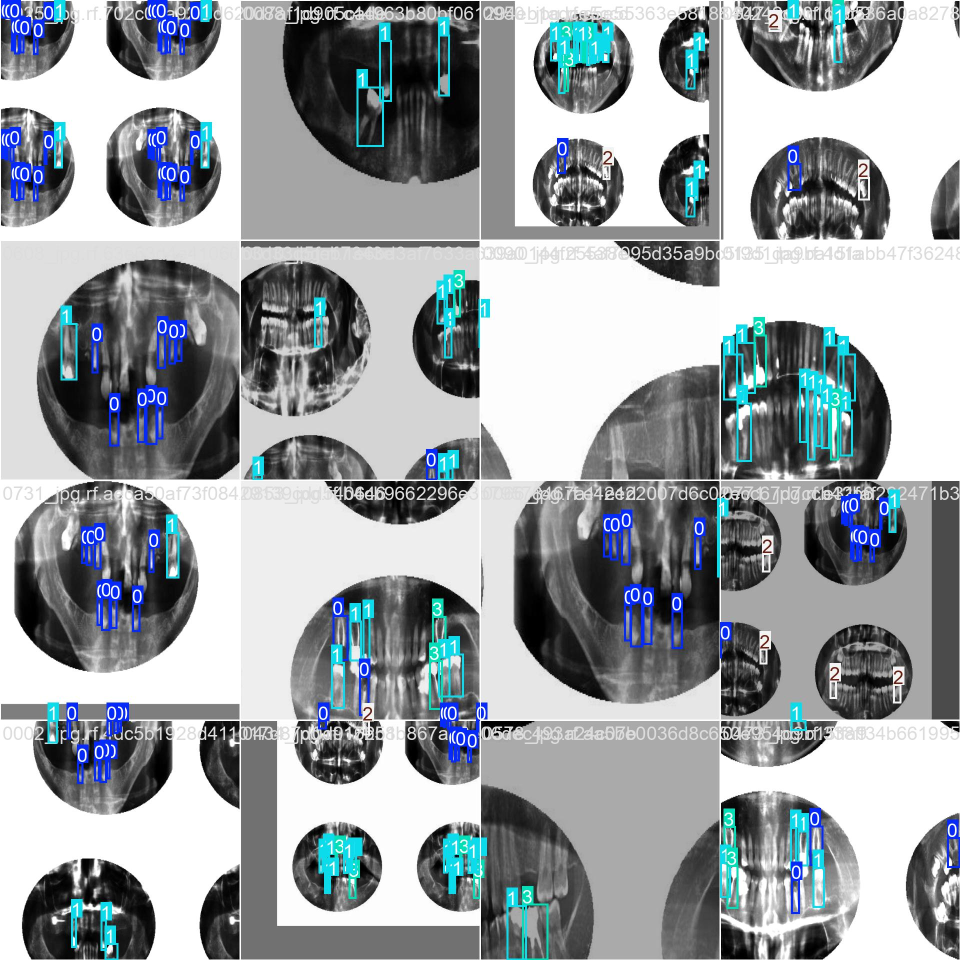
#> input picture runs/detect/dental_wisdom_detection/train_batch0.jpg, 1920 x 1920 px (shown at 1/2 size)
$ python -i image_utils.py   (imports and definitions only)
#> lines starting #> are read from the running program, lines starting #| are printed output that depends on the picture
"""
Image processing utilities for dental X-ray analysis
"""
from PIL import Image, ImageDraw, ImageFont
from typing import Dict, List
import numpy as np

# Try to import OpenCV for CLAHE enhancement
try:
    import cv2
    OPENCV_AVAILABLE = True
except ImportError:
    OPENCV_AVAILABLE = False
    print("⚠️ OpenCV not available. CLAHE enhancement will be disabled.")


# [180 lines left out: functions draw_bounding_boxes, resize_image_for_chat, not called in this run]


def apply_clahe(image: Image.Image, clip_limit: float = 3.0, tile_grid_size: tuple = (8, 8)) -> Image.Image:
    """
    Apply CLAHE (Contrast Limited Adaptive Histogram Equalization) to enhance medical X-ray images.

    CLAHE is particularly effective for revealing subtle details in dental X-rays that might be
    missed by the naked eye, such as:
    - Hidden impacted wisdom teeth
    - Small cavities
    - Early-stage bone loss
    - Root canal issues

    Args:
        image: PIL Image to enhance
        clip_limit: Contrast limiting threshold (default: 3.0)
                   Higher values = more contrast (range: 1.0-5.0 recommended)
        tile_grid_size: Size of grid for local histogram equalization (default: (8, 8))
                       Smaller = more local adaptation, larger = smoother

    Returns:
        Enhanced PIL Image with CLAHE applied

    Note:
        If OpenCV is not available, returns the original image unchanged.
    """
#> called with clip_limit = 3, tile_grid_size = (8, 8)
    if not OPENCV_AVAILABLE:
        print("⚠️ CLAHE enhancement skipped: OpenCV not installed")
        print("   Install with: pip install opencv-python-headless")
        return image

    try:
        # Convert PIL Image to numpy array
        img_array = np.array(image)

        # Check if image is grayscale or RGB
        if len(img_array.shape) == 2:
            # Grayscale image - apply CLAHE directly
            clahe = cv2.createCLAHE(clipLimit=clip_limit, tileGridSize=tile_grid_size)
            enhanced = clahe.apply(img_array)

        else:
            # RGB image - convert to LAB color space
            # LAB separates luminance (L) from color (A, B)
            # This allows us to enhance contrast without affecting colors
            lab = cv2.cvtColor(img_array, cv2.COLOR_RGB2LAB)
#> lab: shape (1920, 1920, 3); mean of channels 0, 1, 2 162, 128.1, 125.6

            # Split into L, A, B channels
            l_channel, a_channel, b_channel = cv2.split(lab)
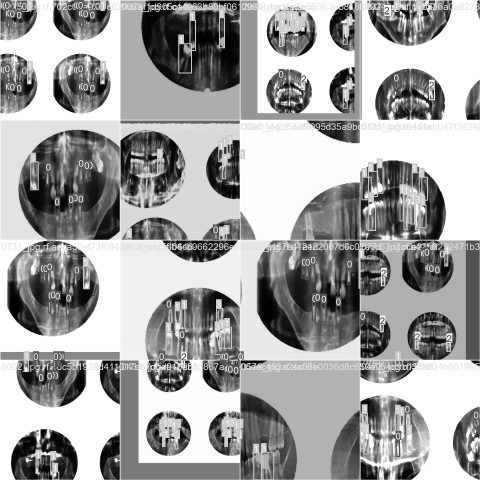
#> l_channel: shape (1920, 1920) (shown at 1/4 size); min 0, max 255, mean 162
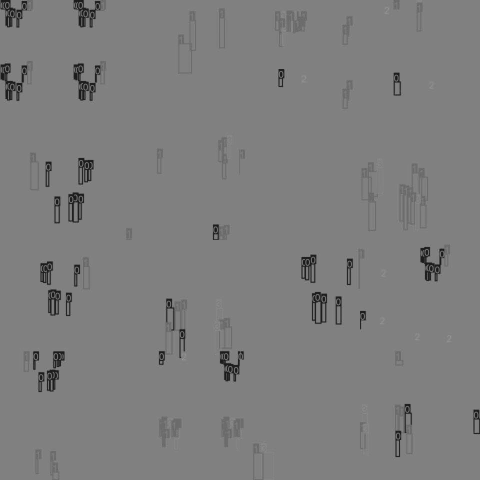
#> b_channel: shape (1920, 1920) (shown at 1/4 size); min 22, max 165, mean 125.6

            # Apply CLAHE to L-channel only (luminance)
            clahe = cv2.createCLAHE(clipLimit=clip_limit, tileGridSize=tile_grid_size)
            l_channel_enhanced = clahe.apply(l_channel)
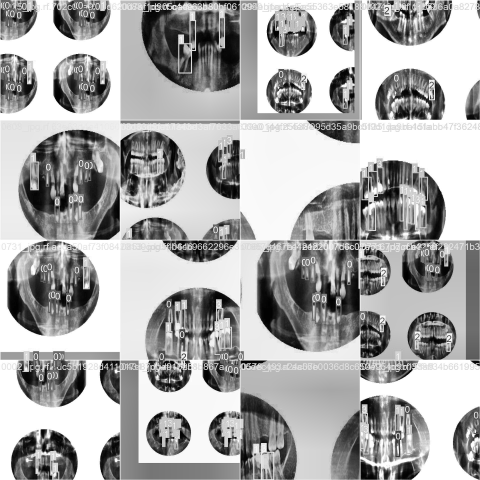
#> l_channel_enhanced: shape (1920, 1920) (shown at 1/4 size); min 0, max 255, mean 168.8

            # Merge channels back
            lab_enhanced = cv2.merge([l_channel_enhanced, a_channel, b_channel])
#> lab_enhanced: shape (1920, 1920, 3); mean of channels 0, 1, 2 168.8, 128.1, 125.6

            # Convert back to RGB
            enhanced = cv2.cvtColor(lab_enhanced, cv2.COLOR_LAB2RGB)
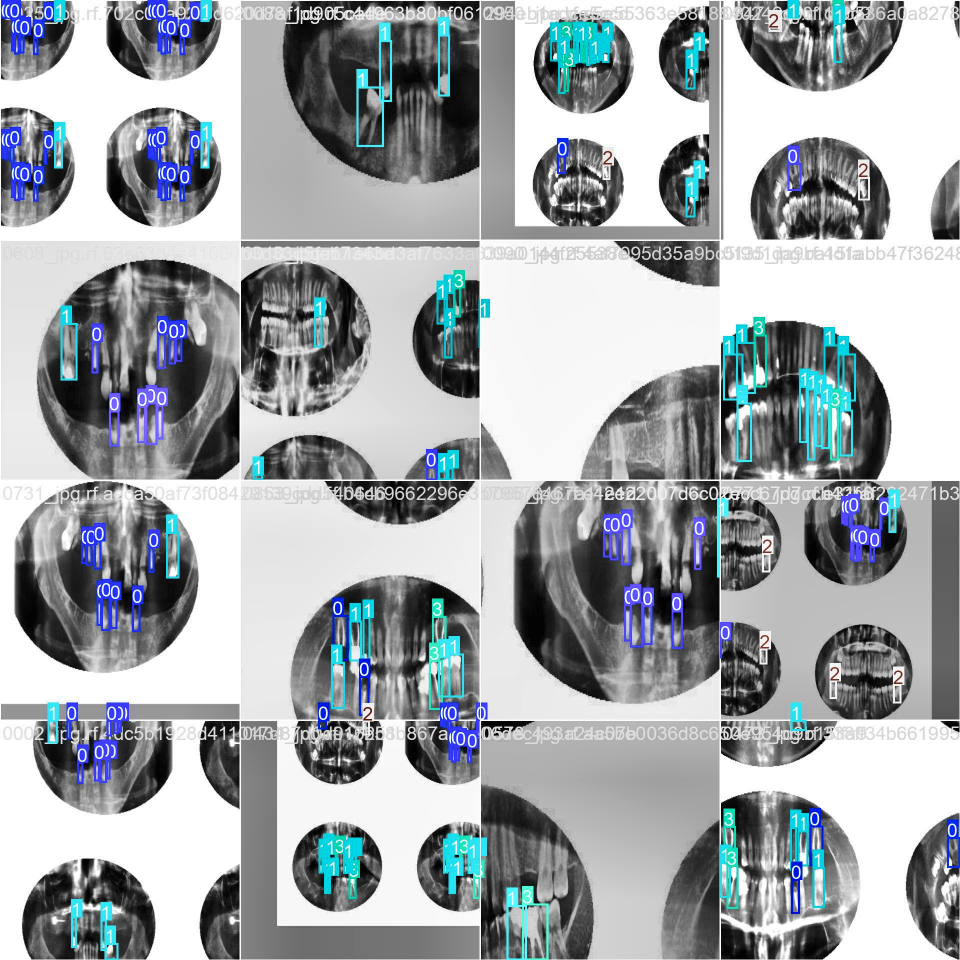
#> enhanced: shape (1920, 1920, 3) (shown at 1/2 size); mean R, G, B 159.7, 165.2, 169.1

        # Convert back to PIL Image
        enhanced_image = Image.fromarray(enhanced)

        print(f"✅ CLAHE applied: clipLimit={clip_limit}, tileGridSize={tile_grid_size}")
        return enhanced_image

    except Exception as e:
        print(f"❌ Error applying CLAHE: {str(e)}")
        print("   Returning original image")
        return image

>>> import cv2
>>> picture = cv2.cvtColor(cv2.imread('../runs/detect/dental_wisdom_detection/train_batch0.jpg'), cv2.COLOR_BGR2RGB)
>>> result = apply_clahe(picture)

$ run again, on runs/detect/dental_wisdom_detection/train_batch1.jpg
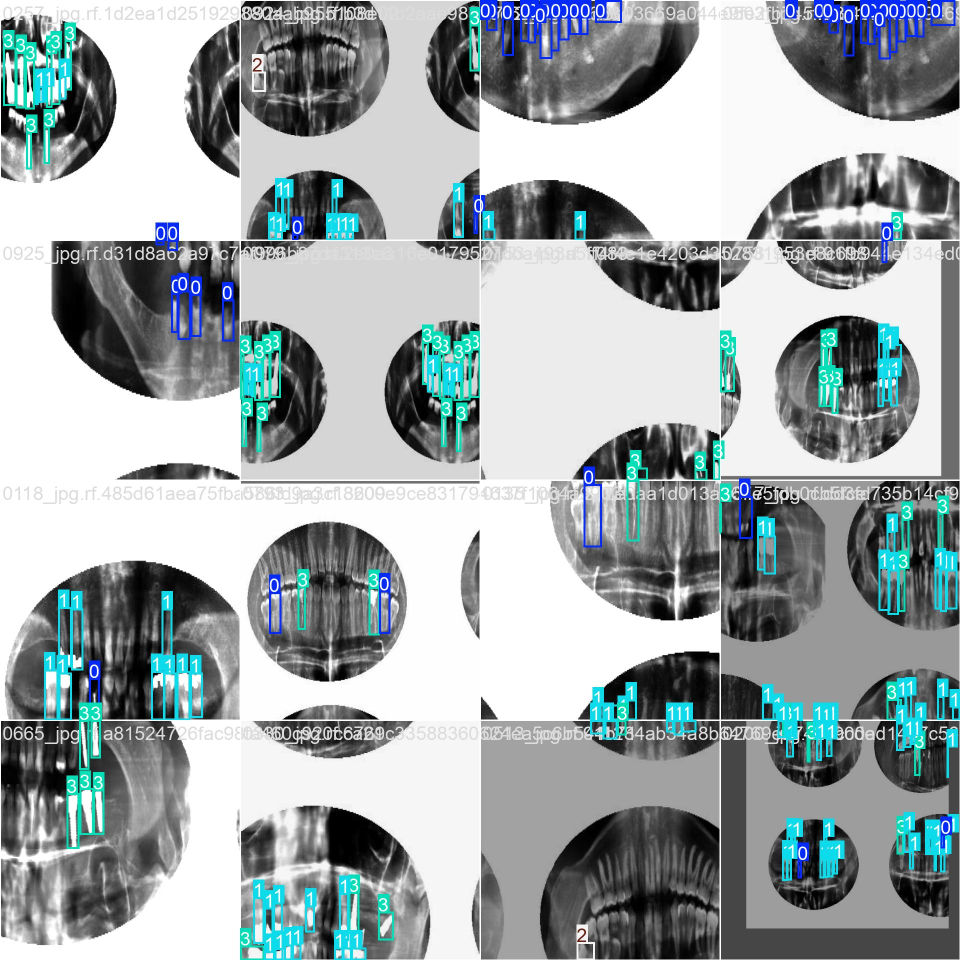
#> input picture runs/detect/dental_wisdom_detection/train_batch1.jpg, 1920 x 1920 px (shown at 1/2 size)
#> lab: shape (1920, 1920, 3); mean of channels 0, 1, 2 168.6, 126.6, 126.4
#> in apply_clahe, `l_channel, a_channel, b_channel = cv2.split(lab)`:
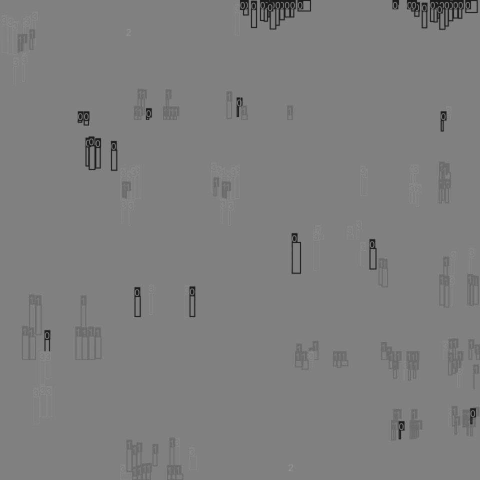
#> b_channel: shape (1920, 1920) (shown at 1/4 size); min 22, max 158, mean 126.4
#> lab_enhanced: shape (1920, 1920, 3); mean of channels 0, 1, 2 172.5, 126.6, 126.4
#> in apply_clahe, `enhanced = cv2.cvtColor(lab_enhanced, cv2.COLOR_LAB2RGB)`:
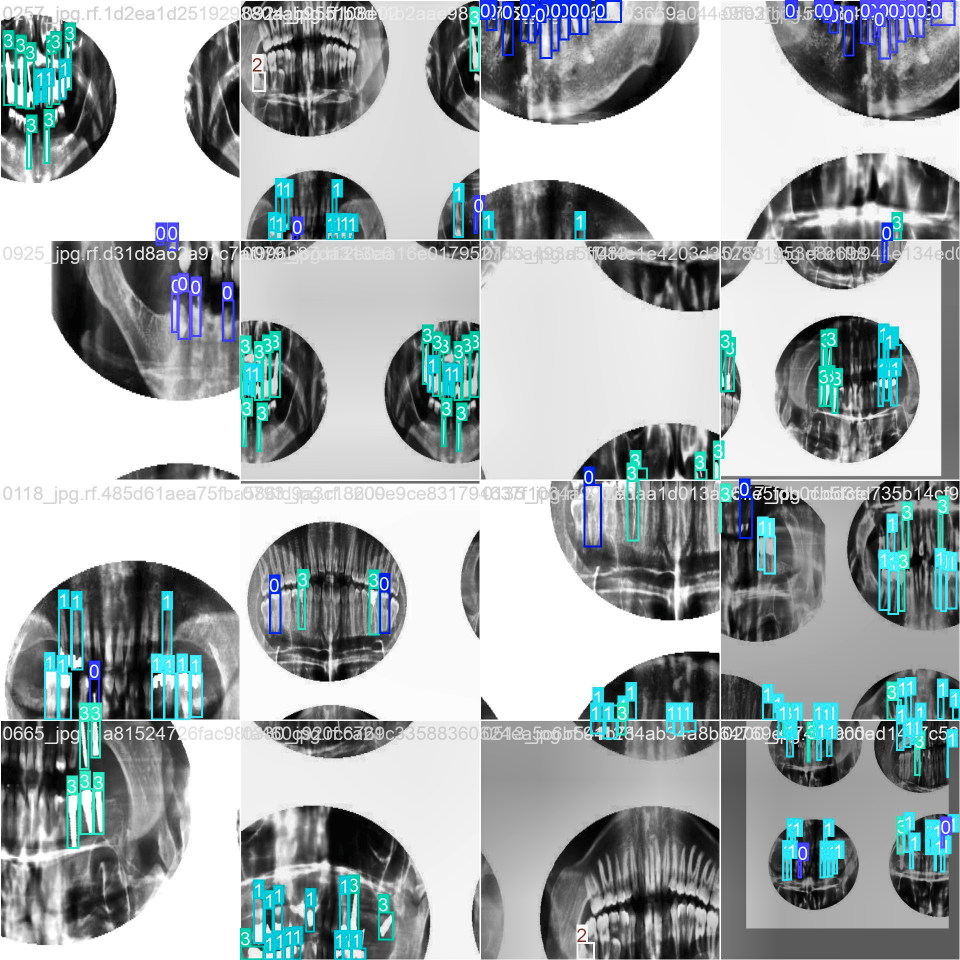
#> enhanced: shape (1920, 1920, 3) (shown at 1/2 size); mean R, G, B 160.9, 169.6, 171.4

$ run again, on runs/detect/dental_wisdom_detection/train_batch2.jpg
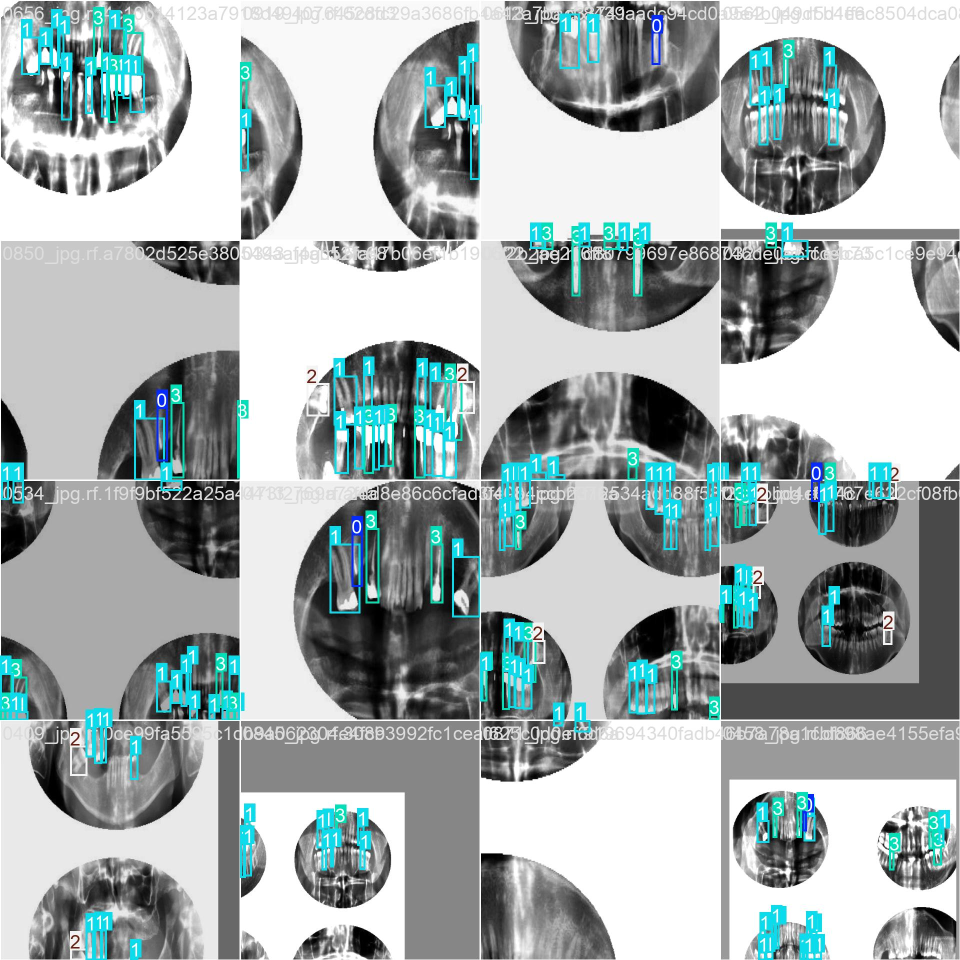
#> input picture runs/detect/dental_wisdom_detection/train_batch2.jpg, 1920 x 1920 px (shown at 1/2 size)
#> lab: shape (1920, 1920, 3); mean of channels 0, 1, 2 177.1, 125.8, 127.1
#> in apply_clahe, `l_channel, a_channel, b_channel = cv2.split(lab)`:
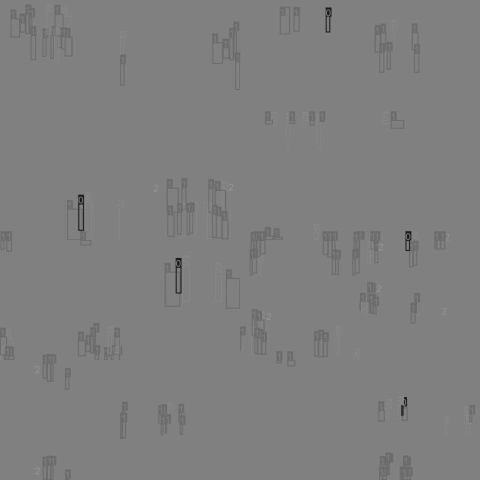
#> b_channel: shape (1920, 1920) (shown at 1/4 size); min 22, max 159, mean 127.1
#> lab_enhanced: shape (1920, 1920, 3); mean of channels 0, 1, 2 175.2, 125.8, 127.1
#> in apply_clahe, `enhanced = cv2.cvtColor(lab_enhanced, cv2.COLOR_LAB2RGB)`:
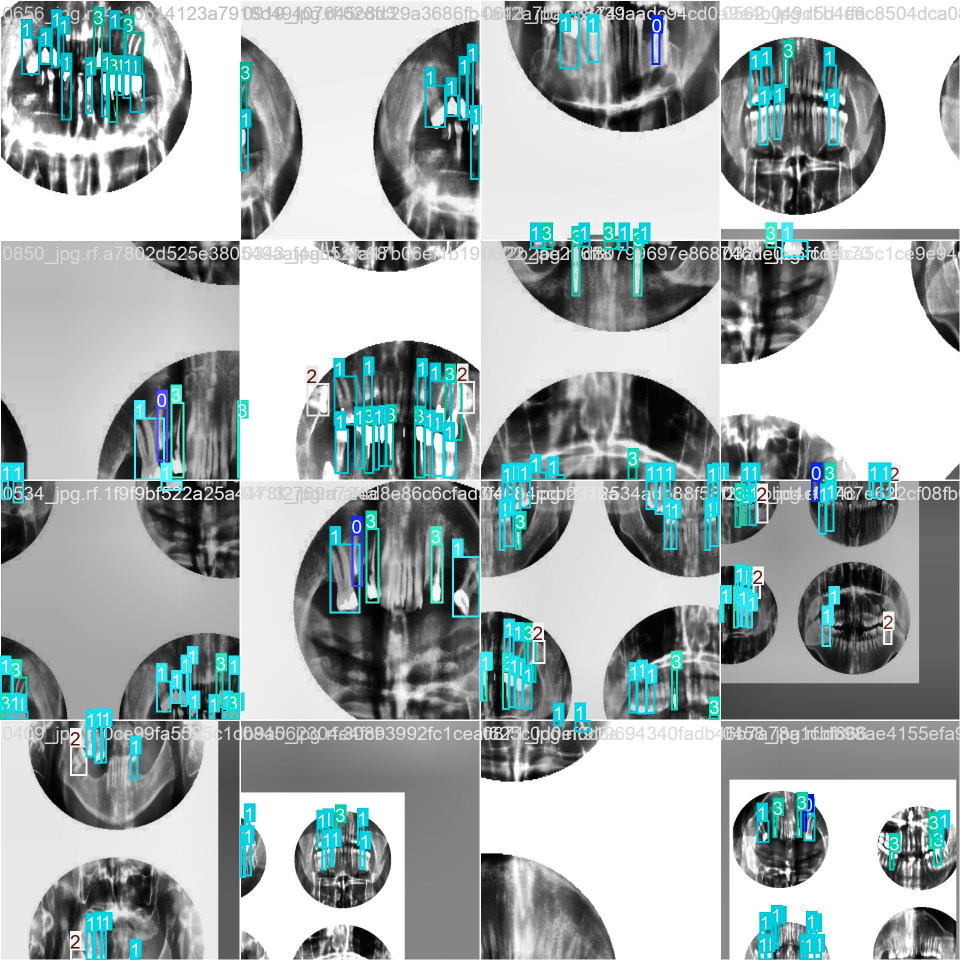
#> enhanced: shape (1920, 1920, 3) (shown at 1/2 size); mean R, G, B 162.2, 172.4, 172.8
